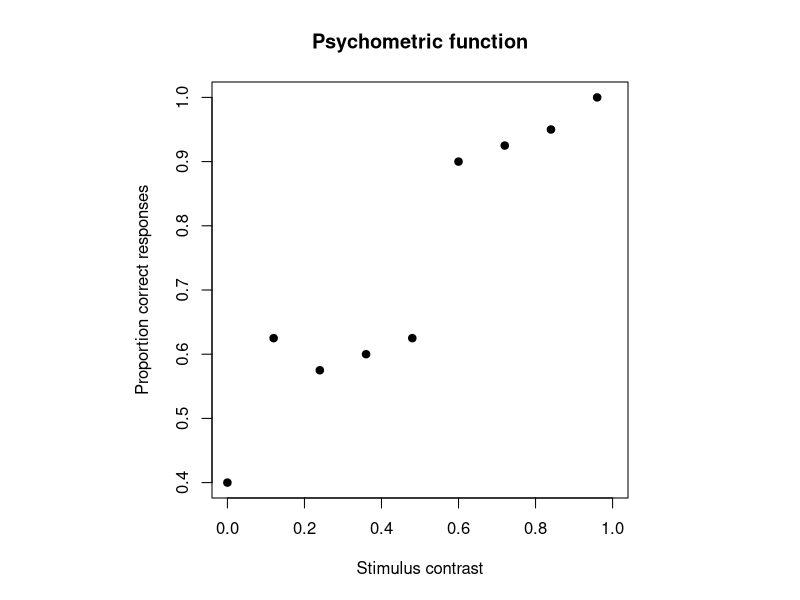
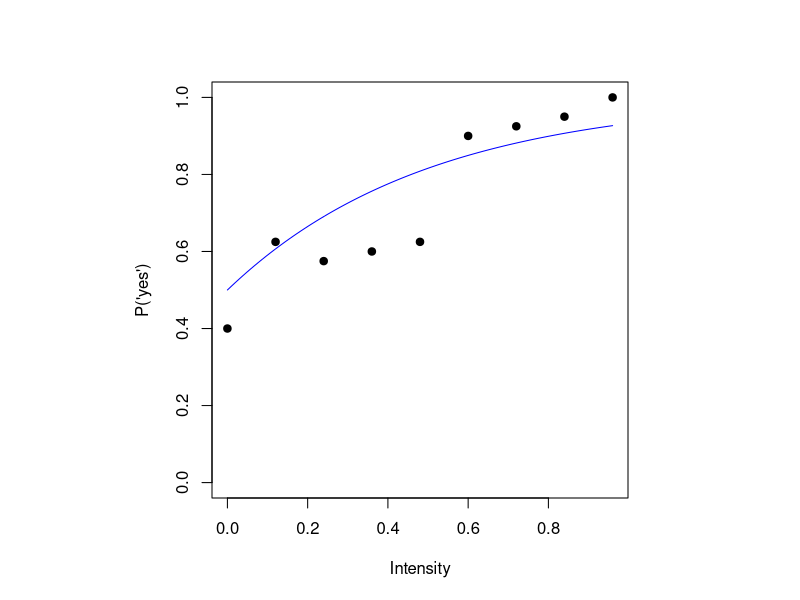
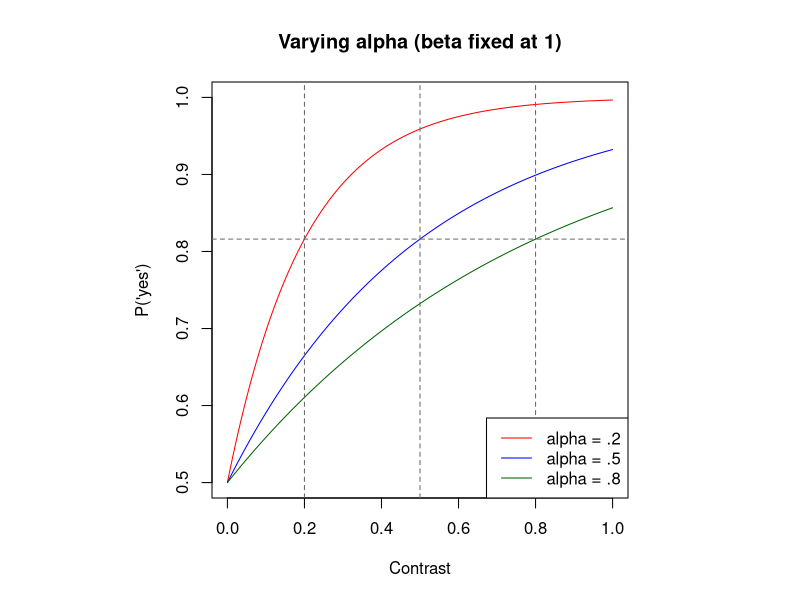
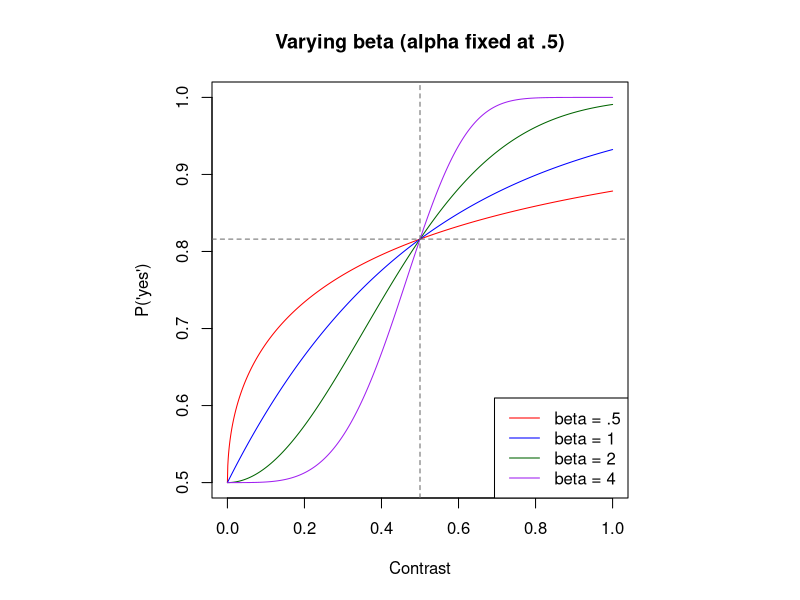
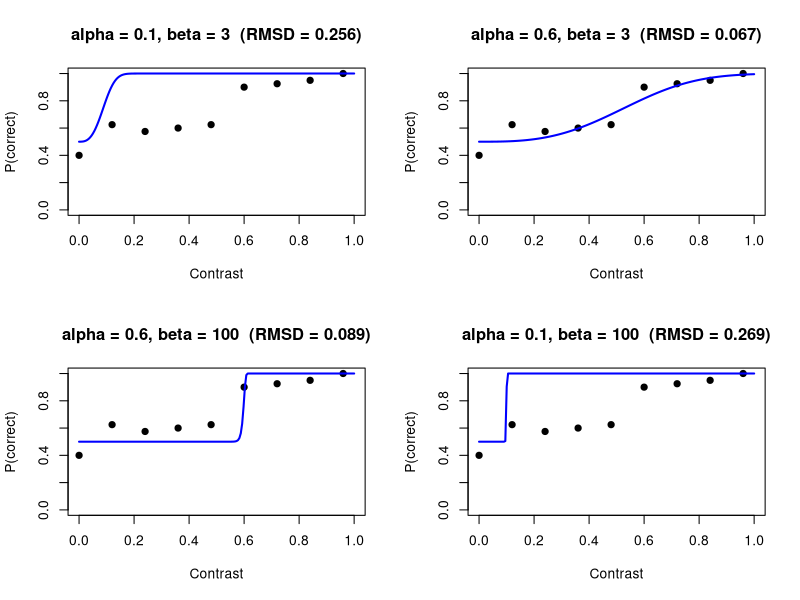
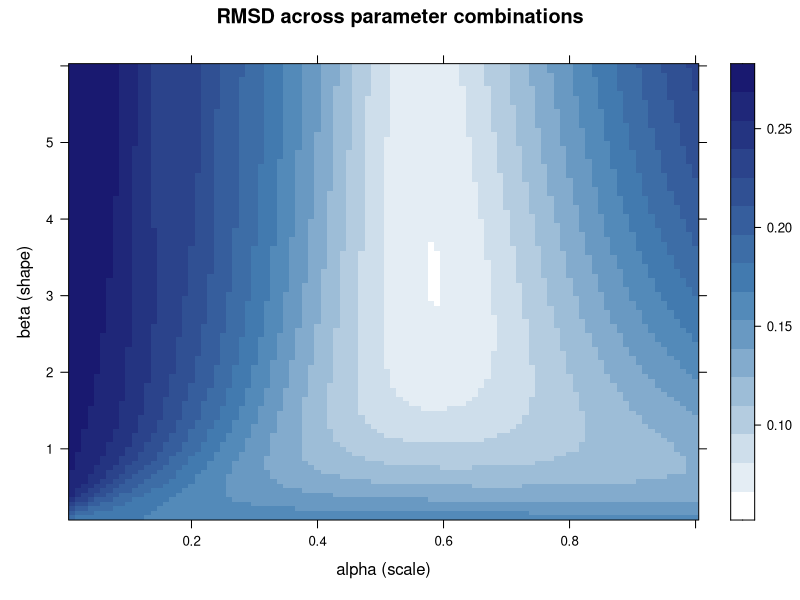
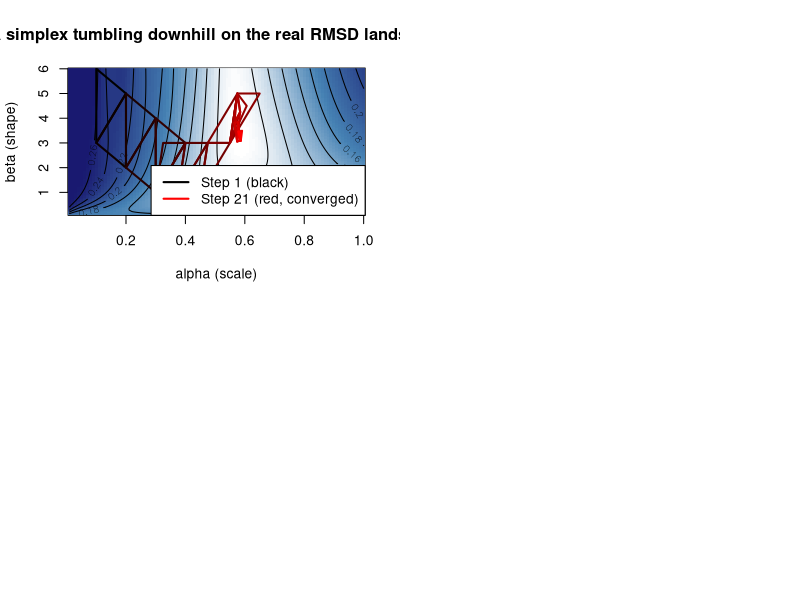
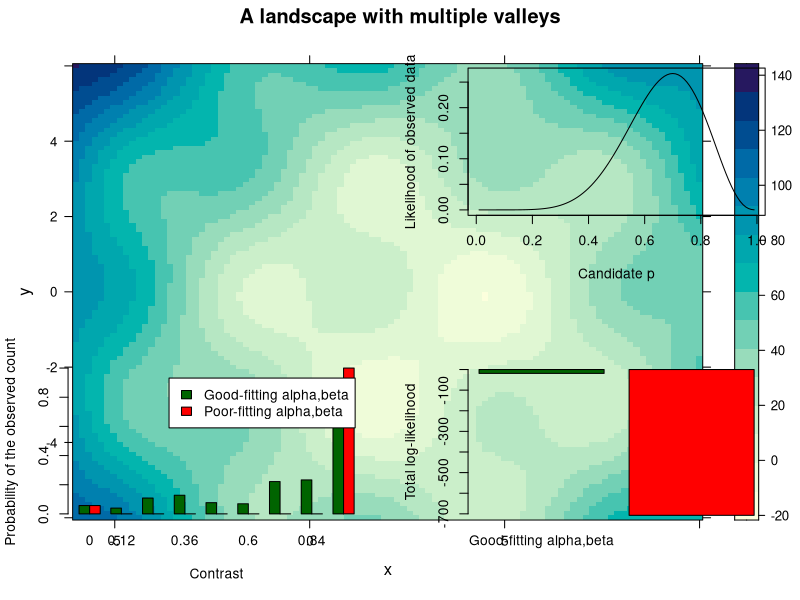

Reproduce these figures in R, in order.
## ---- chunk 1
contrast <- seq(0,1,0.12)
n_trials <- rep(40, 9)
n_correct <- c(16, 25, 23, 24, 25, 36, 37, 38, 40)
prop_correct <- n_correct / n_trials

data <- data.frame(contrast, n_correct, n_trials, prop_correct)
data
## ---- chunk 2
# Set plot region to a physical square ("s")
old_par <- par(pty = "s")

plot(data$contrast, data$prop_correct, 
     pch = 19, 
     xlim = c(0, 1),
     ylim = c(0.4, 1), 
     xlab = "Stimulus contrast",
     ylab = "Proportion correct responses",
     main = "Psychometric function")

# Restore original default layout parameters ("m" for maximal/rectangular)
par(old_par)
## ---- chunk 3
psychometric_model <- function(alpha, beta, x) {
  y <- rep(0, length(x))
  valid <- x >= 0
  y[valid] <- 0.5 + 0.5*(1 - exp(-(x[valid] / alpha)^beta))
  y
}
## ---- chunk 4
old_par <- par(pty = "s")
plot(data$contrast, data$prop_correct, pch = 19, ylim = c(0, 1),
     xlab = "Intensity", ylab = "P('yes')")
curve(psychometric_model(.5, 1, x), add = TRUE, col = "blue")
# Restore original default layout parameters ("m" for maximal/rectangular)
par(old_par)
## ---- chunk 5
old_par <- par(pty = "s")

curve(psychometric_model(.2, 1, x),
      from = 0, to = 1, n = 1000,
      xlim = c(0, 1), ylim = c(.5, 1),
      col = "red",
      xlab = "Contrast",
      ylab = "P('yes')",
      main = "Varying alpha (beta fixed at 1)")

curve(psychometric_model(.5, 1, x),
      from = 0, to = 1, n = 1000,
      add = TRUE, col = "blue")

curve(psychometric_model(.8, 1, x),
      from = 0, to = 1, n = 1000,
      add = TRUE, col = "darkgreen")

# Horizontal line at the alpha/63% point
abline(h = 0.5 + 0.5 * (1 - exp(-1)),
       lty = 2, col = "gray40")

# Vertical lines at each alpha
abline(v = c(.2, .5, .8),
       lty = 2, col = "gray40")

legend("bottomright",
       legend = c("alpha = .2", "alpha = .5", "alpha = .8"),
       col = c("red", "blue", "darkgreen"),
       lty = 1)

par(old_par)
## ---- chunk 6
old_par <- par(pty = "s")

curve(psychometric_model(.5, .5, x),
      from = 0, to = 1, n = 1000,
      xlim = c(0, 1), ylim = c(.5, 1),
      col = "red",
      xlab = "Contrast", ylab = "P('yes')",
      main = "Varying beta (alpha fixed at .5)")

curve(psychometric_model(.5, 1, x),
      from = 0, to = 1, n = 1000,
      add = TRUE, col = "blue")

curve(psychometric_model(.5, 2, x),
      from = 0, to = 1, n = 1000,
      add = TRUE, col = "darkgreen")

curve(psychometric_model(.5, 4, x),
      from = 0, to = 1, n = 1000,
      add = TRUE, col = "purple")

# Horizontal line at the alpha/63% point
abline(h = 0.5 + 0.5 * (1 - exp(-1)),
       lty = 2, col = "gray40")

# Vertical lines at each alpha
abline(v = c( .5),
       lty = 2, col = "gray40")

legend("bottomright",
       legend = c("beta = .5", "beta = 1",
                  "beta = 2", "beta = 4"),
       col = c("red", "blue", "darkgreen", "purple"),
       lty = 1)

par(old_par)
## ---- chunk 7
rmsd <- function(params, data) {
  alpha <- params[1]
  beta <- params[2]
  predicted <- psychometric_model(alpha, beta, data$contrast)
  sqrt(mean((data$prop_correct - predicted)^2))
}

rmsd(c(.1, 2), data)    # a bad-ish guess
rmsd(c(.5, 1), data)   # a better guess

## ---- chunk 8
#| fig-width: 10
#| fig-height: 8

candidates <- list(
  c(alpha = 0.1, beta = 3),
  c(alpha = 0.6, beta = 3),
  c(alpha = 0.6, beta = 100),
  c(alpha = 0.1, beta = 100)
)

par(mfrow = c(2, 2))

for (cand in candidates) {
  
  x_pred <- seq(0, 1, length.out = 200)
  pred_curve <- psychometric_model(
    cand["alpha"],
    cand["beta"],
    x_pred
  )
  
  r <- round(rmsd(cand, data), 3)
  
  plot(data$contrast, data$prop_correct,
       pch = 19,
       xlim = c(0, 1),
       ylim = c(0, 1),
       xlab = "Contrast",
       ylab = "P(correct)",
       main = paste0(
         "alpha = ", cand["alpha"],
         ", beta = ", cand["beta"],
         "  (RMSD = ", r, ")"
       ))
  
  lines(x_pred, pred_curve, col = "blue", lwd = 2)
}
## ---- chunk 9
alpha_vals <- seq(0.01, 1, length.out = 100)
beta_vals <- seq(0.1, 6, length.out = 100)
grid <- expand.grid(alpha = alpha_vals, beta = beta_vals)

grid$rmsd <- apply(grid, 1, function(row) rmsd(row, data))

dim(grid)
head(grid, 10)
## ---- chunk 10
best <- grid[which.min(grid$rmsd), ]
best
## ---- chunk 11
library(lattice)
cost_palette <- colorRampPalette(c("white", "steelblue", "midnightblue"))(100)
levelplot(rmsd ~ alpha * beta, data = grid,
          main = "RMSD across parameter combinations",
          xlab = "alpha (scale)", ylab = "beta (shape)",
          col.regions = cost_palette)
## ---- chunk 12
#| echo: false
triangle <- rbind(c(.1, 6), c(.1, 03), c(.2, 5))
triangle_history <- list(triangle)
max_iter <- 60
tol <- 1e-4

for (iter in 1:max_iter) {
  costs <- apply(triangle, 1, function(p) rmsd(p, data))
  if (diff(range(costs)) < tol) break

  worst <- which.max(costs)
  best  <- which.min(costs)
  centroid <- colMeans(triangle[-worst, , drop = FALSE])

  reflected <- centroid + (centroid - triangle[worst, ])
  reflected_cost <- rmsd(reflected, data)

  if (reflected_cost < costs[worst]) {
    triangle[worst, ] <- reflected                        # reflection improved things -- accept it
  } else {
    contracted <- centroid + 0.5 * (triangle[worst, ] - centroid)
    contracted_cost <- rmsd(contracted, data)
    if (contracted_cost < costs[worst]) {
      triangle[worst, ] <- contracted                      # contraction improved things -- accept it
    } else {
      best_point <- triangle[best, ]                       # neither helped -- shrink the whole triangle
      for (i in 1:3) {
        triangle[i, ] <- best_point + 0.5 * (triangle[i, ] - best_point)
      }
    }
  }
  triangle_history[[length(triangle_history) + 1]] <- triangle
}

n_steps <- length(triangle_history)

rmsd_matrix <- matrix(grid$rmsd, nrow = length(alpha_vals), ncol = length(beta_vals))
cost_palette <- colorRampPalette(c("white", "steelblue", "midnightblue"))(100)
image(alpha_vals, beta_vals, rmsd_matrix, col = cost_palette,
      xlab = "alpha (scale)", ylab = "beta (shape)",
      main = "A simplex tumbling downhill on the real RMSD landscape")
contour(alpha_vals, beta_vals, rmsd_matrix, add = TRUE, nlevels = 8)

step_colors <- colorRampPalette(c("black", "red"))(n_steps)
for (step in 1:n_steps) {
  tri <- triangle_history[[step]]
  polygon(tri[, 1], tri[, 2], border = step_colors[step], lwd = 2)
}
legend("bottomright", legend = c("Step 1 (black)", paste0("Step ", n_steps, " (red, converged)")),
       col = c("black", "red"), lty = 1, lwd = 2, bg = "white")
## ---- chunk 13
fit_rmsd <- optim(
  par = c(alpha = 4, beta = 1),
  fn = rmsd,
  data = data
)
fit_rmsd$par
fit_rmsd$value
## ---- chunk 14
toy_cost <- function(x, y) (x - 3)^2 + (y + 1)^2 + 15 * sin(x) * cos(y)

x_vals <- seq(-6, 10, length.out = 100)
y_vals <- seq(-6, 6, length.out = 100)
toy_grid <- expand.grid(x = x_vals, y = y_vals)
toy_grid$cost <- with(toy_grid, toy_cost(x, y))

levelplot(cost ~ x * y, data = toy_grid, main = "A landscape with multiple valleys")
## ---- chunk 15

alpha <- 0.5; beta <- 1; contrast_level <- 0.12; p <- psychometric_model(alpha, beta, contrast_level) # parameters -\> probability p

rbinom(1, size = 40, prob = p) # probability -\> simulated data

## ---- chunk 16

dbinom(25, size = 40, prob = p)   # data + probability -> likelihood 

## ---- chunk 17
detected <- c(1, 0, 1, 1, 0, 1, 1, 1, 0, 1)  # 10 presentations, 7 correct
sum(detected)
## ---- chunk 18
dbinom(sum(detected), size = 10, prob = 0.5)
dbinom(sum(detected), size = 10, prob = 0.7)
## ---- chunk 19
p_vals <- seq(0.01, 0.99, by = 0.01)
likelihood <- sapply(p_vals, function(p) dbinom(sum(detected), 10, p))

plot(p_vals, likelihood, type = "l",
     xlab = "Candidate p", ylab = "Likelihood of observed data")
p_vals[which.max(likelihood)]
## ---- chunk 20
cand_good <- c(.6, 3)     # a good-fitting guess
cand_bad  <- c(.1, 4)     # a clearly poor-fitting guess

lik_good <- dbinom(data$n_correct, data$n_trials,
                   psychometric_model(cand_good[1], cand_good[2], data$contrast))
lik_bad  <- dbinom(data$n_correct, data$n_trials,
                   psychometric_model(cand_bad[1], cand_bad[2], data$contrast))

barplot(rbind(lik_good, lik_bad), beside = TRUE, names.arg = data$contrast,
        col = c("darkgreen", "red"), xlab = "Contrast",
        ylab = "Probability of the observed count",
        legend.text = c("Good-fitting alpha,beta", "Poor-fitting alpha,beta"))
## ---- chunk 21

clamp_prob <- function(p) pmin(pmax(p, 1e-6), 1 - 1e-6)

loglik_good <- sum(dbinom(data$n_correct, data$n_trials,
                          clamp_prob(psychometric_model(cand_good[1], cand_good[2], data$contrast)),
                          log = TRUE))
loglik_bad  <- sum(dbinom(data$n_correct, data$n_trials,
                          clamp_prob(psychometric_model(cand_bad[1], cand_bad[2], data$contrast)),
                          log = TRUE))

barplot(c("Good-fitting alpha,beta" = loglik_good, "Poor-fitting alpha,beta" = loglik_bad),
        ylab = "Total log-likelihood",
        col = c("darkgreen", "red"))
## ---- chunk 22
nll <- function(params, data) {
  alpha <- params[1]; beta <- params[2]
  predicted <- psychometric_model(alpha, beta, data$contrast)
  predicted <- pmin(pmax(predicted, 1e-6), 1 - 1e-6)
  -sum(dbinom(data$n_correct, data$n_trials, predicted, log = TRUE))
}
## ---- chunk 23
fit_mle <- optim(par = c(alpha = 4, beta = 1), fn = nll, data = data)
fit_mle$par
fit_rmsd$par
